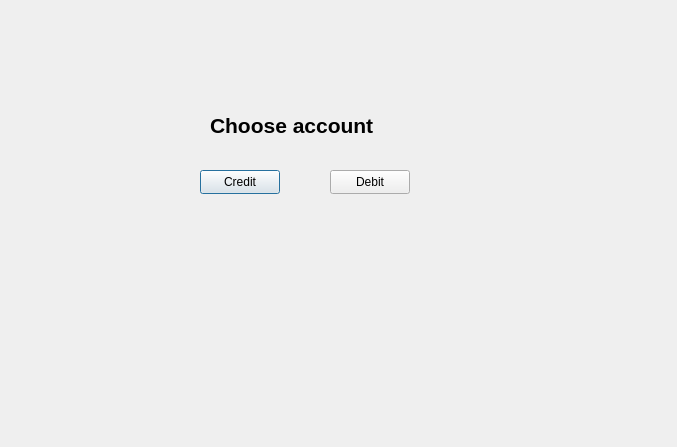
<?xml version="1.0" encoding="UTF-8"?>
<ui version="4.0">
 <class>creditdebitq</class>
 <widget class="QDialog" name="creditdebitq">
  <property name="geometry">
   <rect>
    <x>0</x>
    <y>0</y>
    <width>677</width>
    <height>447</height>
   </rect>
  </property>
  <property name="windowTitle">
   <string>Dialog</string>
  </property>
  <widget class="QPushButton" name="btnCredit">
   <property name="geometry">
    <rect>
     <x>200</x>
     <y>170</y>
     <width>80</width>
     <height>24</height>
    </rect>
   </property>
   <property name="text">
    <string>Credit</string>
   </property>
  </widget>
  <widget class="QPushButton" name="btnDebit">
   <property name="geometry">
    <rect>
     <x>330</x>
     <y>170</y>
     <width>80</width>
     <height>24</height>
    </rect>
   </property>
   <property name="text">
    <string>Debit</string>
   </property>
  </widget>
  <widget class="QLabel" name="labelInfo">
   <property name="geometry">
    <rect>
     <x>210</x>
     <y>100</y>
     <width>211</width>
     <height>51</height>
    </rect>
   </property>
   <property name="palette">
    <palette>
     <active>
      <colorrole role="WindowText">
       <brush brushstyle="SolidPattern">
        <color alpha="255">
         <red>0</red>
         <green>85</green>
         <blue>0</blue>
        </color>
       </brush>
      </colorrole>
     </active>
     <inactive/>
     <disabled/>
    </palette>
   </property>
   <property name="font">
    <font>
     <pointsize>16</pointsize>
     <bold>true</bold>
    </font>
   </property>
   <property name="styleSheet">
    <string notr="true"/>
   </property>
   <property name="text">
    <string>Choose account</string>
   </property>
  </widget>
 </widget>
 <resources/>
 <connections/>
</ui>
